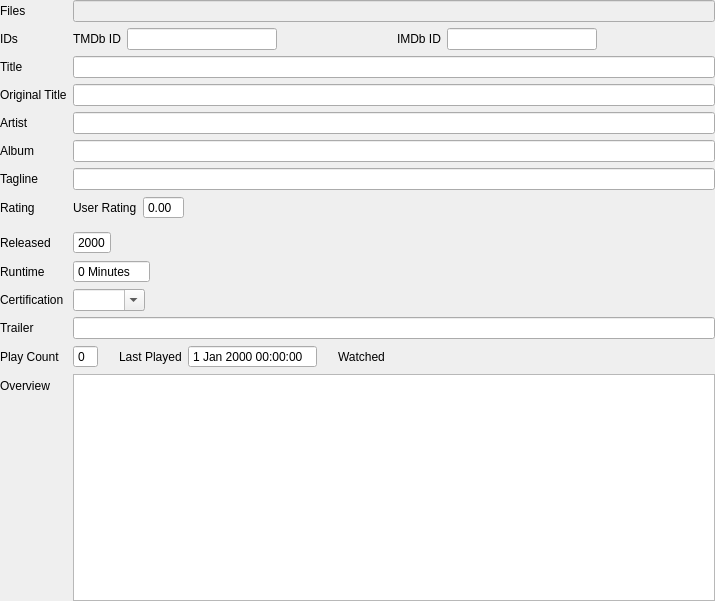
<?xml version="1.0" encoding="UTF-8"?>
<ui version="4.0">
 <class>ConcertInfoWidget</class>
 <widget class="QWidget" name="ConcertInfoWidget">
  <property name="geometry">
   <rect>
    <x>0</x>
    <y>0</y>
    <width>715</width>
    <height>601</height>
   </rect>
  </property>
  <property name="sizePolicy">
   <sizepolicy hsizetype="Expanding" vsizetype="Expanding">
    <horstretch>0</horstretch>
    <verstretch>0</verstretch>
   </sizepolicy>
  </property>
  <layout class="QFormLayout" name="formLayout">
   <property name="fieldGrowthPolicy">
    <enum>QFormLayout::FieldGrowthPolicy::ExpandingFieldsGrow</enum>
   </property>
   <property name="leftMargin">
    <number>0</number>
   </property>
   <property name="topMargin">
    <number>0</number>
   </property>
   <property name="rightMargin">
    <number>0</number>
   </property>
   <property name="bottomMargin">
    <number>0</number>
   </property>
   <item row="0" column="0">
    <widget class="QLabel" name="lbl_files">
     <property name="text">
      <string>Files</string>
     </property>
    </widget>
   </item>
   <item row="0" column="1">
    <widget class="QLineEdit" name="files">
     <property name="enabled">
      <bool>false</bool>
     </property>
    </widget>
   </item>
   <item row="1" column="0">
    <widget class="QLabel" name="lblIDs">
     <property name="text">
      <string>IDs</string>
     </property>
    </widget>
   </item>
   <item row="1" column="1">
    <layout class="QHBoxLayout" name="horizontalLayout_2">
     <item>
      <layout class="QFormLayout" name="formLayoutTmdb">
       <item row="0" column="0">
        <widget class="QLabel" name="lblTmdbId">
         <property name="text">
          <string>TMDb ID</string>
         </property>
        </widget>
       </item>
       <item row="0" column="1">
        <widget class="QLineEdit" name="tmdbId">
         <property name="maximumSize">
          <size>
           <width>150</width>
           <height>16777215</height>
          </size>
         </property>
        </widget>
       </item>
      </layout>
     </item>
     <item>
      <layout class="QFormLayout" name="formLayoutImdb">
       <item row="0" column="1">
        <widget class="QLineEdit" name="imdbId">
         <property name="maximumSize">
          <size>
           <width>150</width>
           <height>16777215</height>
          </size>
         </property>
        </widget>
       </item>
       <item row="0" column="0">
        <widget class="QLabel" name="lblImdbId">
         <property name="text">
          <string>IMDb ID</string>
         </property>
        </widget>
       </item>
      </layout>
     </item>
    </layout>
   </item>
   <item row="2" column="0">
    <widget class="QLabel" name="lbl_title">
     <property name="text">
      <string>Title</string>
     </property>
    </widget>
   </item>
   <item row="2" column="1">
    <widget class="QLineEdit" name="title">
     <property name="text">
      <string/>
     </property>
    </widget>
   </item>
   <item row="3" column="0">
    <widget class="QLabel" name="lblOriginalTitle">
     <property name="text">
      <string>Original Title</string>
     </property>
    </widget>
   </item>
   <item row="3" column="1">
    <widget class="QLineEdit" name="originalTitle"/>
   </item>
   <item row="4" column="0">
    <widget class="QLabel" name="lbl_artist">
     <property name="text">
      <string>Artist</string>
     </property>
    </widget>
   </item>
   <item row="4" column="1">
    <widget class="QLineEdit" name="artist"/>
   </item>
   <item row="5" column="0">
    <widget class="QLabel" name="lbl_album">
     <property name="text">
      <string>Album</string>
     </property>
    </widget>
   </item>
   <item row="5" column="1">
    <widget class="QLineEdit" name="album"/>
   </item>
   <item row="6" column="0">
    <widget class="QLabel" name="lbl_tagline">
     <property name="text">
      <string>Tagline</string>
     </property>
    </widget>
   </item>
   <item row="6" column="1">
    <widget class="QLineEdit" name="tagline"/>
   </item>
   <item row="7" column="0">
    <widget class="QLabel" name="lbl_rating">
     <property name="text">
      <string>Rating</string>
     </property>
    </widget>
   </item>
   <item row="7" column="1">
    <layout class="QVBoxLayout" name="ratingLayout">
     <item>
      <layout class="QHBoxLayout" name="horizontalLayout_3">
       <item>
        <widget class="QLabel" name="lblUserRating">
         <property name="text">
          <string>User Rating</string>
         </property>
        </widget>
       </item>
       <item>
        <widget class="QDoubleSpinBox" name="userRating">
         <property name="buttonSymbols">
          <enum>QAbstractSpinBox::ButtonSymbols::NoButtons</enum>
         </property>
         <property name="decimals">
          <number>2</number>
         </property>
         <property name="maximum">
          <double>10.000000000000000</double>
         </property>
        </widget>
       </item>
       <item>
        <spacer name="horizontalSpacer">
         <property name="orientation">
          <enum>Qt::Orientation::Horizontal</enum>
         </property>
         <property name="sizeHint" stdset="0">
          <size>
           <width>40</width>
           <height>20</height>
          </size>
         </property>
        </spacer>
       </item>
      </layout>
     </item>
     <item>
      <widget class="RatingsWidget" name="ratings" native="true"/>
     </item>
    </layout>
   </item>
   <item row="8" column="0">
    <widget class="QLabel" name="lbl_released">
     <property name="text">
      <string>Released</string>
     </property>
    </widget>
   </item>
   <item row="8" column="1">
    <widget class="QDateEdit" name="released">
     <property name="buttonSymbols">
      <enum>QAbstractSpinBox::ButtonSymbols::NoButtons</enum>
     </property>
     <property name="displayFormat">
      <string notr="true">yyyy</string>
     </property>
    </widget>
   </item>
   <item row="9" column="0">
    <widget class="QLabel" name="lbl_runtime">
     <property name="text">
      <string>Runtime</string>
     </property>
    </widget>
   </item>
   <item row="9" column="1">
    <widget class="QSpinBox" name="runtime">
     <property name="buttonSymbols">
      <enum>QAbstractSpinBox::ButtonSymbols::NoButtons</enum>
     </property>
     <property name="suffix">
      <string> Minutes</string>
     </property>
     <property name="maximum">
      <number>999</number>
     </property>
    </widget>
   </item>
   <item row="10" column="0">
    <widget class="QLabel" name="lbl_certification">
     <property name="text">
      <string>Certification</string>
     </property>
    </widget>
   </item>
   <item row="10" column="1">
    <widget class="QComboBox" name="certification">
     <property name="editable">
      <bool>true</bool>
     </property>
     <property name="sizeAdjustPolicy">
      <enum>QComboBox::SizeAdjustPolicy::AdjustToContents</enum>
     </property>
    </widget>
   </item>
   <item row="11" column="0">
    <widget class="QLabel" name="lbl_trailer">
     <property name="text">
      <string>Trailer</string>
     </property>
    </widget>
   </item>
   <item row="11" column="1">
    <widget class="QLineEdit" name="trailer"/>
   </item>
   <item row="12" column="0">
    <widget class="QLabel" name="lbl_playCount">
     <property name="text">
      <string>Play Count</string>
     </property>
    </widget>
   </item>
   <item row="12" column="1">
    <layout class="QHBoxLayout" name="idsLayout">
     <item>
      <widget class="QSpinBox" name="playcount">
       <property name="buttonSymbols">
        <enum>QAbstractSpinBox::ButtonSymbols::NoButtons</enum>
       </property>
       <property name="maximum">
        <number>99</number>
       </property>
      </widget>
     </item>
     <item>
      <spacer name="horizontalSpacer_4">
       <property name="orientation">
        <enum>Qt::Orientation::Horizontal</enum>
       </property>
       <property name="sizeType">
        <enum>QSizePolicy::Policy::Fixed</enum>
       </property>
       <property name="sizeHint" stdset="0">
        <size>
         <width>15</width>
         <height>20</height>
        </size>
       </property>
      </spacer>
     </item>
     <item>
      <widget class="QLabel" name="lbl_lastPlayed">
       <property name="text">
        <string>Last Played</string>
       </property>
      </widget>
     </item>
     <item>
      <widget class="QDateTimeEdit" name="lastPlayed">
       <property name="buttonSymbols">
        <enum>QAbstractSpinBox::ButtonSymbols::NoButtons</enum>
       </property>
      </widget>
     </item>
     <item>
      <spacer name="horizontalSpacer_5">
       <property name="orientation">
        <enum>Qt::Orientation::Horizontal</enum>
       </property>
       <property name="sizeType">
        <enum>QSizePolicy::Policy::Fixed</enum>
       </property>
       <property name="sizeHint" stdset="0">
        <size>
         <width>15</width>
         <height>20</height>
        </size>
       </property>
      </spacer>
     </item>
     <item>
      <widget class="Badge" name="badgeWatched">
       <property name="text">
        <string>Watched</string>
       </property>
       <property name="activeText" stdset="0">
        <string>Watched</string>
       </property>
       <property name="inactiveText" stdset="0">
        <string>Not watched</string>
       </property>
      </widget>
     </item>
    </layout>
   </item>
   <item row="13" column="0">
    <widget class="QLabel" name="lbl_overview">
     <property name="text">
      <string>Overview</string>
     </property>
    </widget>
   </item>
   <item row="13" column="1">
    <widget class="QPlainTextEdit" name="overview"/>
   </item>
  </layout>
 </widget>
 <customwidgets>
  <customwidget>
   <class>Badge</class>
   <extends>QLabel</extends>
   <header>ui/small_widgets/Badge.h</header>
  </customwidget>
  <customwidget>
   <class>RatingsWidget</class>
   <extends>QWidget</extends>
   <header>ui/small_widgets/RatingsWidget.h</header>
   <container>1</container>
  </customwidget>
 </customwidgets>
 <resources/>
 <connections/>
</ui>
